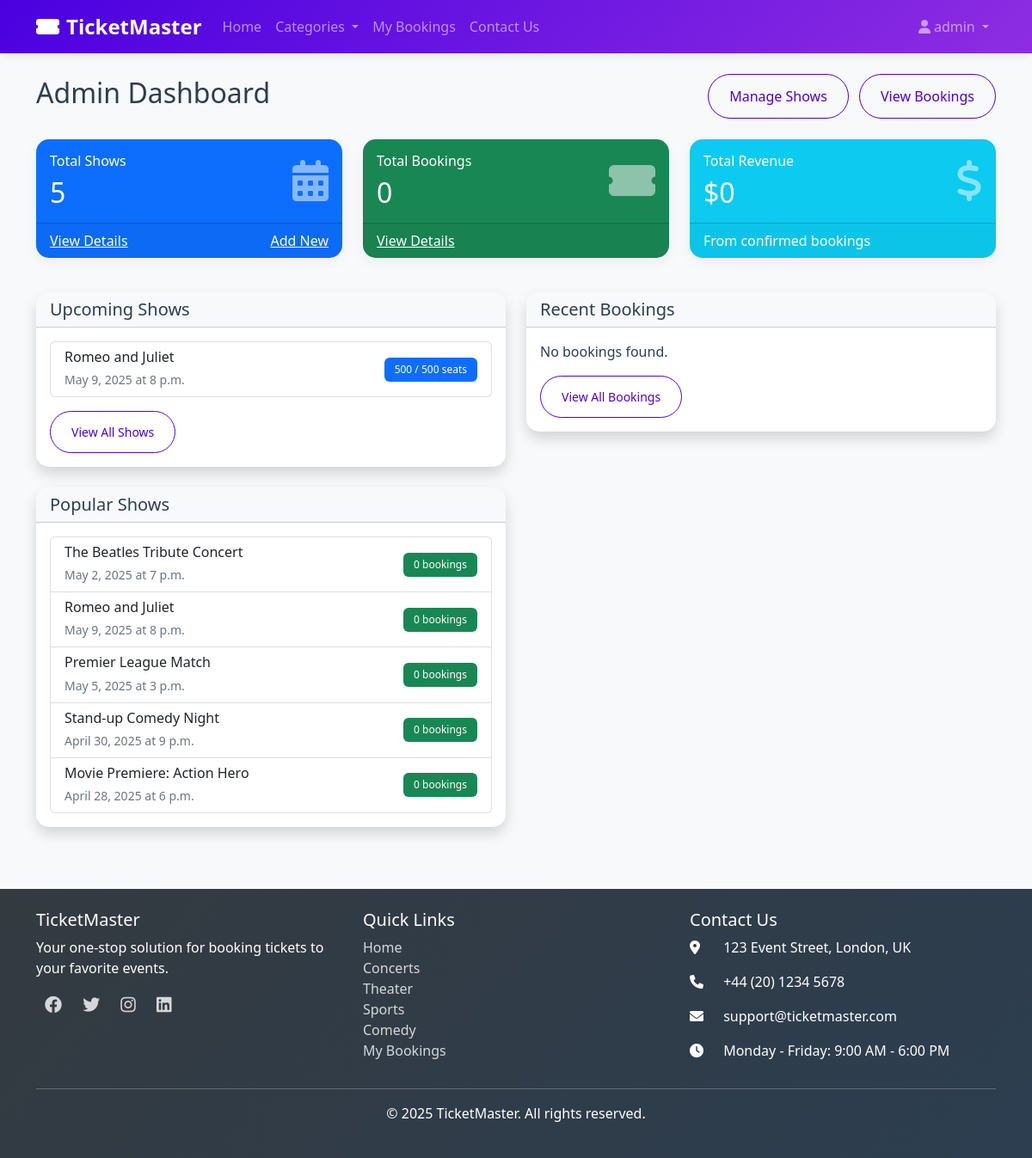
Page /admin-panel/dashboard/ (signed in) on the committed database.
### booking/models.py (models this page shows, shortened)
class Show(models.Model):
    title = models.CharField(max_length=200)
    description = models.TextField()
    date = models.DateField()
    time = models.TimeField()
    location = models.CharField(max_length=200)
    price = models.DecimalField(max_digits=10, decimal_places=2)
    total_seats = models.PositiveIntegerField()
    available_seats = models.PositiveIntegerField()
    category = models.ForeignKey(Category, on_delete=models.SET_NULL, null=True, blank=True)
    image_url = models.CharField(max_length=500, blank=True, null=True)
    created_at = models.DateTimeField(auto_now_add=True)
    updated_at = models.DateTimeField(auto_now=True)

### adminpanel/views.py (the view)
# urls.py: path('dashboard/', views.DashboardView.as_view(), name='dashboard'),
class DashboardView(AdminRequiredMixin, View):
    def get(self, request):
        total_shows = Show.objects.count()
        total_bookings = Booking.objects.count()
        total_revenue = Booking.objects.filter(status='confirmed').aggregate(Sum('total_price'))['total_price__sum'] or 0
        today = datetime.now().date()
        upcoming_shows = Show.objects.filter(date__gte=today).order_by('date')[:5]
        recent_bookings = Booking.objects.order_by('-booking_time')[:5]
        popular_shows = Show.objects.annotate(booking_count=Count('bookings')).order_by('-booking_count')[:5]
        context = {
            'total_shows': total_shows,
            'total_bookings': total_bookings,
            'total_revenue': total_revenue,
            'upcoming_shows': upcoming_shows,
            'recent_bookings': recent_bookings,
            'popular_shows': popular_shows,
        }
        return render(request, 'adminpanel/dashboard.html', context)

### adminpanel/views.py (called while the page is built)
    def test_func(self):
        return self.request.user.is_authenticated and self.request.user.is_staff

### templates/adminpanel/dashboard.html (shortened to what this page needs)
{% extends 'base.html' %}
{% block content %}
<div class="d-flex justify-content-between align-items-center mb-4">
    <h2>Admin Dashboard</h2>
    <div>
        <a href="{% url 'adminpanel:show_list' %}" class="btn btn-outline-primary me-2">Manage Shows</a>
        <a href="{% url 'adminpanel:booking_list' %}" class="btn btn-outline-primary">View Bookings</a>
    </div>
</div>
<div class="row mb-4">
    <div class="col-md-4">
        <div class="card bg-primary text-white mb-3">
            <div class="card-body">
                <div class="d-flex justify-content-between align-items-center">
                    <div>
                        <h6 class="card-title">Total Shows</h6>
                        <h2 class="mb-0">{{ total_shows }}</h2>
                    </div>
                    <i class="fas fa-calendar-alt fa-3x opacity-50"></i>
                </div>
            </div>
            <div class="card-footer d-flex justify-content-between">
                <a href="{% url 'adminpanel:show_list' %}" class="text-white">View Details</a>
                <a href="{% url 'adminpanel:show_add' %}" class="text-white">Add New</a>
            </div>
        </div>
    </div>
    <div class="col-md-4">
        <div class="card bg-success text-white mb-3">
            <div class="card-body">
                <div class="d-flex justify-content-between align-items-center">
                    <div>
                        <h6 class="card-title">Total Bookings</h6>
                        <h2 class="mb-0">{{ total_bookings }}</h2>
                    </div>
                    <i class="fas fa-ticket-alt fa-3x opacity-50"></i>
                </div>
            </div>
            <div class="card-footer d-flex justify-content-between">
                <a href="{% url 'adminpanel:booking_list' %}" class="text-white">View Details</a>
            </div>
        </div>
    </div>
    <div class="col-md-4">
        <div class="card bg-info text-white mb-3">
            <div class="card-body">
                <div class="d-flex justify-content-between align-items-center">
                    <div>
                        <h6 class="card-title">Total Revenue</h6>
                        <h2 class="mb-0">${{ total_revenue }}</h2>
                    </div>
                    <i class="fas fa-dollar-sign fa-3x opacity-50"></i>
                </div>
            </div>
            <div class="card-footer">
                <span>From confirmed bookings</span>
            </div>
        </div>
    </div>
</div>
<div class="row">
    <div class="col-md-6">
        <div class="card shadow mb-4">
            <div class="card-header bg-light">
                <h5 class="mb-0">Upcoming Shows</h5>
            </div>
            <div class="card-body">
                {% if upcoming_shows %}
                <div class="list-group">
                    {% for show in upcoming_shows %}
                    <a href="{% url 'adminpanel:show_edit' show.id %}" class="list-group-item list-group-item-action">
                        <div class="d-flex justify-content-between align-items-center">
                            <div>
                                <h6 class="mb-1">{{ show.title }}</h6>
                                <small class="text-muted">{{ show.date }} at {{ show.time }}</small>
                            </div>
                            <span class="badge bg-primary">{{ show.available_seats }} / {{ show.total_seats }} seats</span>
                        </div>
                    </a>
                    {% endfor %}
                </div>
                {% else %}
                <p>No upcoming shows.</p>
                {% endif %}
                <div class="mt-3">
                    <a href="{% url 'adminpanel:show_list' %}" class="btn btn-sm btn-outline-primary">View All Shows</a>
                </div>
            </div>
        </div>
        <div class="card shadow">
            <div class="card-header bg-light">
                <h5 class="mb-0">Popular Shows</h5>
            </div>
            <div class="card-body">
                {% if popular_shows %}
                <div class="list-group">
                    {% for show in popular_shows %}
                    <a href="{% url 'adminpanel:show_edit' show.id %}" class="list-group-item list-group-item-action">
                        <div class="d-flex justify-content-between align-items-center">
                            <div>
                                <h6 class="mb-1">{{ show.title }}</h6>
                                <small class="text-muted">{{ show.date }} at {{ show.time }}</small>
                            </div>
                            <span class="badge bg-success">{{ show.booking_count }} bookings</span>
                        </div>
                    </a>
                    {% endfor %}
                </div>
                {% else %}
                <p>No booking data available.</p>
                {% endif %}
            </div>
        </div>
    </div>
    <div class="col-md-6">
        <div class="card shadow">
            <div class="card-header bg-light">
                <h5 class="mb-0">Recent Bookings</h5>
            </div>
            <div class="card-body">
                {% if recent_bookings %}
                <div class="list-group">
                    {% for booking in recent_bookings %}
                    <div class="list-group-item">
                        <div class="d-flex justify-content-between align-items-center">
                            <div>
                                <h6 class="mb-1">{{ booking.show.title }}</h6>
                                <small class="text-muted">{{ booking.user.username }} - {{ booking.booking_time|date:"M d, Y H:i" }}</small>
                            </div>
                            <div>
                                <span class="badge bg-primary me-1">{{ booking.seats.count }} seats</span>
                                <span class="badge
                                    {% if booking.status == 'confirmed' %}bg-success
                                    {% elif booking.status == 'pending' %}bg-warning
                                    {% else %}bg-danger{% endif %}">
                                    {{ booking.status|title }}
                                </span>
                            </div>
                        </div>
                        <div class="mt-2">
                            <small>
                                <strong>Booking ID:</strong> {{ booking.booking_id|truncatechars:8 }} |
                                <strong>Amount:</strong> ${{ booking.total_price }}
                            </small>
                        </div>
                    </div>
                    {% endfor %}
                </div>
                {% else %}
                <p>No bookings found.</p>
                {% endif %}
                <div class="mt-3">
                    <a href="{% url 'adminpanel:booking_list' %}" class="btn btn-sm btn-outline-primary">View All Bookings</a>
                </div>
            </div>
        </div>
    </div>
</div>
{% endblock %}

### templates/base.html (shortened to what this page needs)
<!DOCTYPE html>
<html lang="en">
<head>
    <link href="https://cdn.jsdelivr.net/npm/bootstrap@5.2.3/dist/css/bootstrap.min.css" rel="stylesheet">
    <link href="https://cdnjs.cloudflare.com/ajax/libs/font-awesome/6.0.0/css/all.min.css" rel="stylesheet">
    <link href="/static/css/main.css" rel="stylesheet">
</head>
<body>
    <nav class="navbar navbar-expand-lg navbar-dark bg-dark">
        <div class="container">
            <a class="navbar-brand" href="{% url 'booking:home' %}">
                <i class="fas fa-ticket-alt me-2"></i>TicketMaster
            </a>
            <div class="collapse navbar-collapse" id="navbarNav">
                <ul class="navbar-nav me-auto">
                    <li class="nav-item">
                        <a class="nav-link" href="{% url 'booking:home' %}">Home</a>
                    </li>
                    <li class="nav-item dropdown">
                        <a class="nav-link dropdown-toggle" href="#" id="categoriesDropdown" role="button" data-bs-toggle="dropdown">
                            Categories
                        </a>
                    </li>
                    {% if user.is_authenticated %}
                    <li class="nav-item">
                        <a class="nav-link" href="{% url 'booking:booking_history' %}">My Bookings</a>
                    </li>
                    {% endif %}
                    <li class="nav-item">
                        <a class="nav-link" href="#" data-bs-toggle="modal" data-bs-target="#contactModal">Contact Us</a>
                    </li>
                </ul>
                <ul class="navbar-nav ms-auto">
                    {% if user.is_authenticated %}
                        <li class="nav-item dropdown">
                            <a class="nav-link dropdown-toggle" href="#" id="userDropdown" role="button" data-bs-toggle="dropdown">
                                <i class="fas fa-user me-1"></i>{{ user.username }}
                            </a>
                        </li>
                    {% endif %}
                </ul>
            </div>
        </div>
    </nav>
    <div class="container py-4">
        {% block content %}{% endblock %}
    </div>
    <footer class="footer bg-dark text-white mt-5 py-4">
        <div class="container">
            <div class="row">
                <div class="col-md-4">
                    <h5>TicketMaster</h5>
                    <p>Your one-stop solution for booking tickets to your favorite events.</p>
                    <div class="social-links">
                        <a href="#" class="footer-link"><i class="fab fa-facebook"></i></a>
                        <a href="#" class="footer-link"><i class="fab fa-twitter"></i></a>
                        <a href="#" class="footer-link"><i class="fab fa-instagram"></i></a>
                        <a href="#" class="footer-link"><i class="fab fa-linkedin"></i></a>
                    </div>
                </div>
                <div class="col-md-4">
                    <h5>Quick Links</h5>
                    <ul class="list-unstyled">
                        <li><a href="{% url 'booking:home' %}" class="footer-link">Home</a></li>
                        <li><a href="{% url 'booking:home' %}?category=Concerts" class="footer-link">Concerts</a></li>
                        <li><a href="{% url 'booking:home' %}?category=Theater" class="footer-link">Theater</a></li>
                        <li><a href="{% url 'booking:home' %}?category=Sports" class="footer-link">Sports</a></li>
                        <li><a href="{% url 'booking:home' %}?category=Comedy" class="footer-link">Comedy</a></li>
                        {% if user.is_authenticated %}
                        <li><a href="{% url 'booking:booking_history' %}" class="footer-link">My Bookings</a></li>
                        {% endif %}
                    </ul>
                </div>
                <div class="col-md-4">
                    <h5>Contact Us</h5>
                    <div class="contact-info">
                        <p><i class="fas fa-map-marker-alt"></i> 123 Event Street, London, UK</p>
                        <p><i class="fas fa-phone"></i> +44 (20) 1234 5678</p>
                        <p><i class="fas fa-envelope"></i> support@ticketmaster.com</p>
                        <p><i class="fas fa-clock"></i> Monday - Friday: 9:00 AM - 6:00 PM</p>
                    </div>
                </div>
            </div>
            <hr>
            <div class="text-center">
                <p>&copy; {% now "Y" %} TicketMaster. All rights reserved.</p>
            </div>
        </div>
    </footer>
</body>
</html>

### static/css/main.css (style rules this page uses)
:root { --primary-color: #4a00e0; --secondary-color: #8e2de2; --accent-color: #ff6b6b; --text-color: #2c3e50; --light-bg: #f8f9fa; --dark-bg: #343a40; }
body { background-color: var(--light-bg); font-family: 'Poppins', 'Segoe UI', sans-serif; color: var(--text-color); min-height: 100vh; display: flex; flex-direction: column; }
.navbar { background: linear-gradient(135deg, var(--primary-color), var(--secondary-color)) !important; box-shadow: 0 2px 10px rgba(0, 0, 0, 0.1); }
.navbar-brand { font-weight: 600; font-size: 1.5rem; }
.footer { background: linear-gradient(135deg, var(--dark-bg), #2c3e50) !important; margin-top: auto; padding: 2rem 0; }
.card { border: none; border-radius: 15px; overflow: hidden; transition: all 0.3s ease; box-shadow: 0 5px 15px rgba(0, 0, 0, 0.05); }
.btn-outline-primary { color: var(--primary-color); border-color: var(--primary-color); border-radius: 50px; padding: 0.8rem 1.5rem; transition: all 0.3s ease; }
.badge { font-weight: 500; padding: 8px 12px; }

### templates/base.html (style rules this page uses)
.footer-link { color: rgba(255, 255, 255, 0.8); text-decoration: none; transition: color 0.3s; }
.contact-info i { width: 25px; margin-right: 10px; }
.social-links { margin-top: 15px; }
.social-links a { margin: 0 10px; font-size: 20px; }

### rows in the picture
Show: title "Romeo and Juliet", date "May 9, 2025", time "8 p.m.", available_seats "500", total_seats "500", booking_count "0"
Show: title "The Beatles Tribute Concert", date "May 2, 2025", time "7 p.m.", booking_count "0"
Show: title "Premier League Match", date "May 5, 2025", time "3 p.m.", booking_count "0"
Show: title "Stand-up Comedy Night", date "April 30, 2025", time "9 p.m.", booking_count "0"
Show: title "Movie Premiere: Action Hero", date "April 28, 2025", time "6 p.m.", booking_count "0"

### other values in the picture
{{ user.username }} "admin"
{{ total_shows }} "5"
{{ total_bookings }} "0"
{{ total_revenue }} "0"
